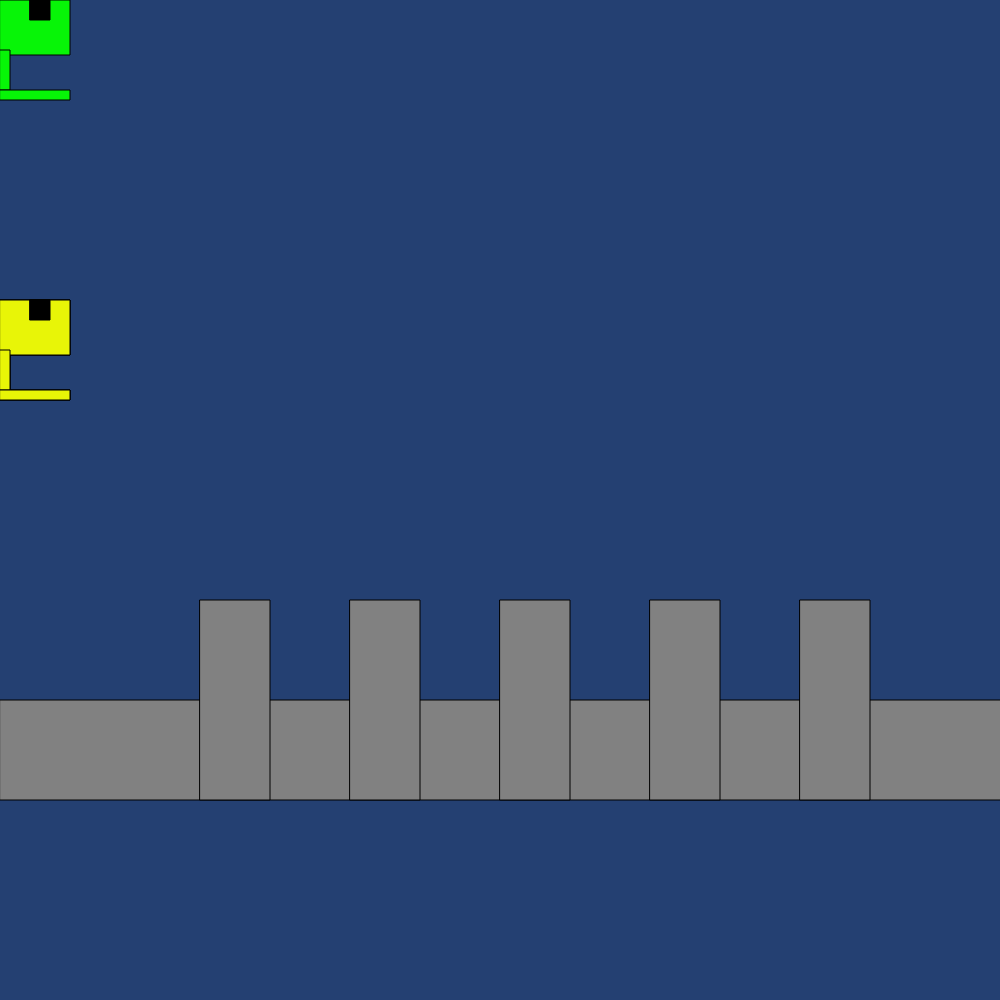
Frame 1 (no input)
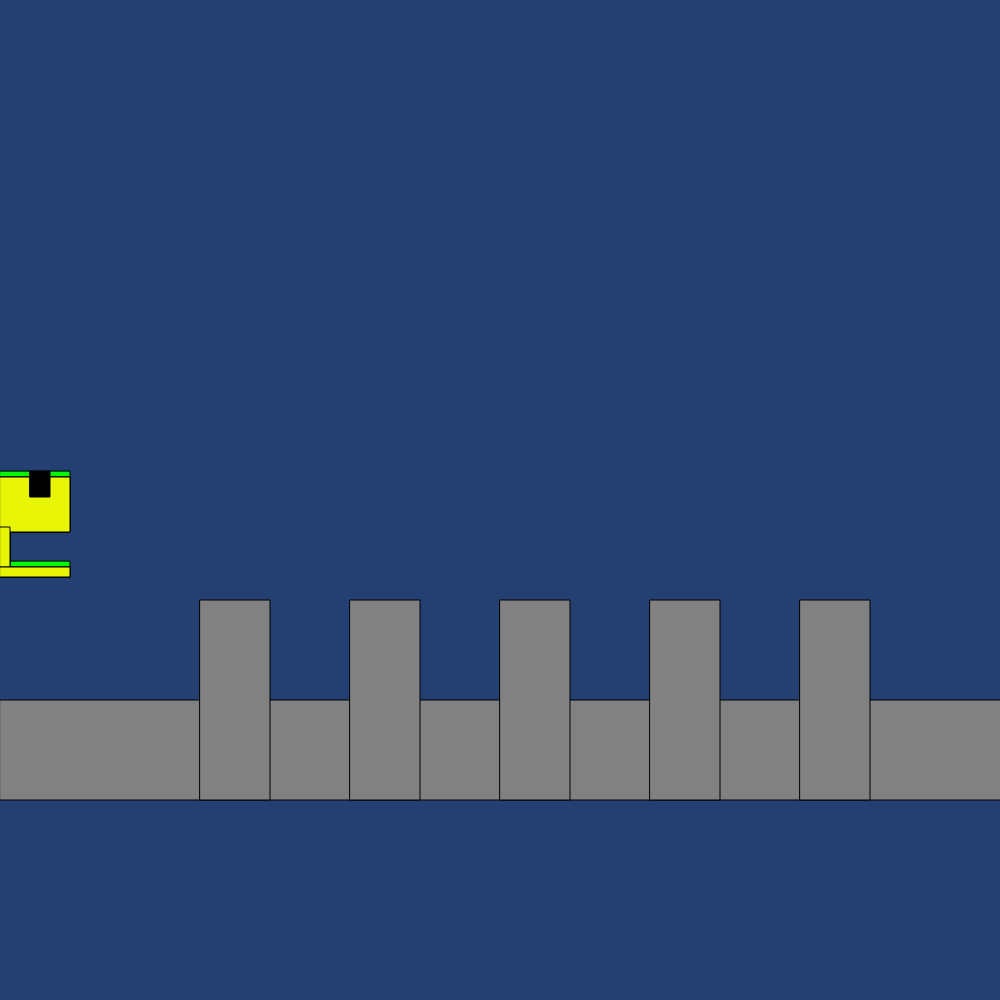
Frame 60 (no input)
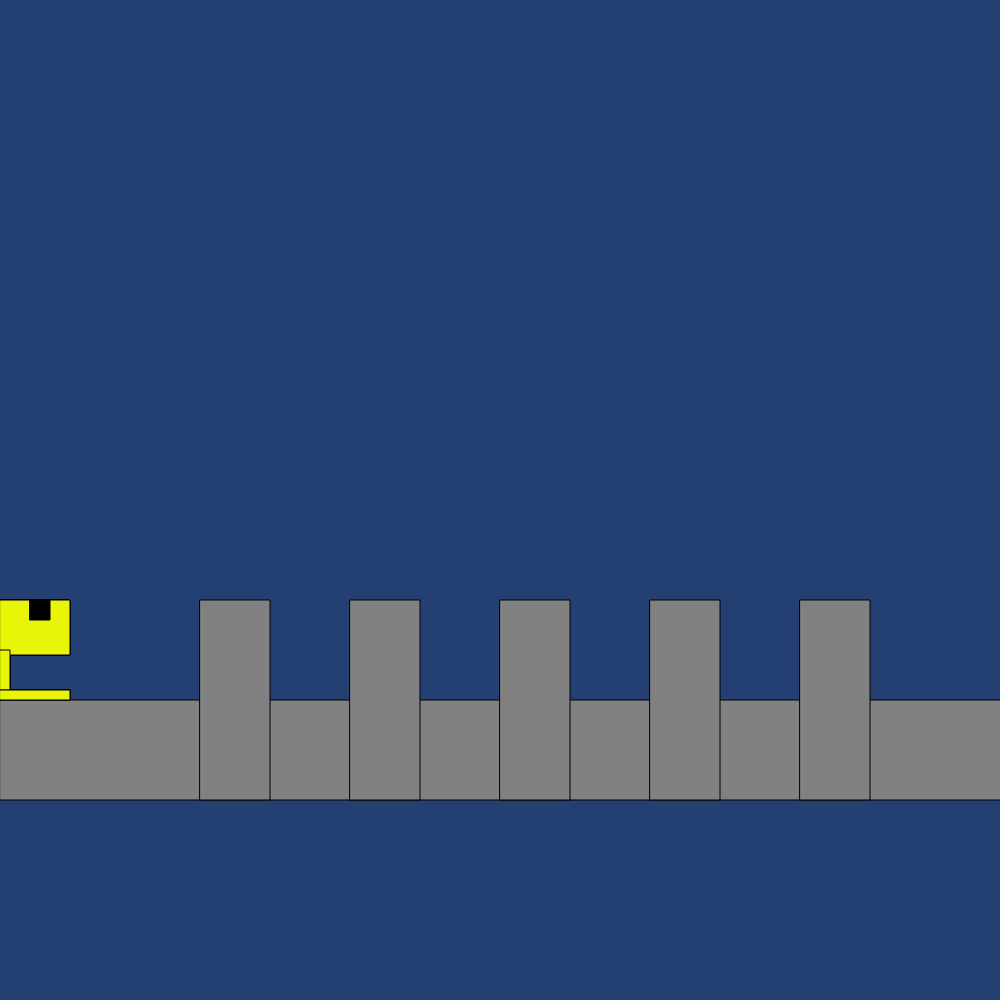
Frame 120 (the mouse pressed at the canvas centre since frame 60)

The p5.js sketch that drew these frames (run headless with seeded random() and noise() and a simulated clock; from frame 60 on, the mouse is pressed at the canvas centre):

// p5.js sketch
// ── sketch.js
var p1x = 0;
var p1y = 0;
var deltax = 0;
var deltay = 0;
var p2x = 0;
var p2y = 0;
var delta2x = 0;
var delta2y = 0;
var p3x = 0;
var p3y = 0;
var delta3x = 0;
var delta3y = 0;
var p4x = 0;
var p4y = 0;
var delta4x = 0;
var delta4y = 0;

function setup() {
  createCanvas(1000, 1000);
}

function draw() {
  background("rgb(36,64,114)");
  fill("rgb(7,245,7)");
  drawPlayer(p1x, p1y, 70, 100);
  p1x = p1x + deltax;
  p1y = p1y + deltay;

  deltay = deltay + 0.1;
  if (p1y > 600) {
    p1y = 600;
  }
  if (p1y < 300) {
    p1y = 300;
  }
  if (p1x < 0) {
    p1x = 0;
  }

  delta2y = delta2y + 0.1;
  if (p2y > 600) {
    p2y = 600;
  }
  if (p2y < 300) {
    p2y = 300;
  }
  if (p2x < 0) {
    p2x = 0;
  }

  delta3y = delta3y + 0.1;
  if (p3y > 600) {
    p3y = 600;
  }
  if (p3y < 300) {
    p3y = 300;
  }
  if (p3x < 0) {
    p3x = 0;
  }

  delta4y = delta4y + 0.1;
  if (p4y > 600) {
    p4y = 600;
  }
  if (p4y < 300) {
    p4y = 300;
  }
  if (p4x < 0) {
    p4x = 0;
  }

  fill("rgb(129,129,129)");
  rect(0, 700, 4000, 100);
  rect(200, 600, 70, 200);
  rect(350, 600, 70, 200);
  rect(500, 600, 70, 200);
  rect(650, 600, 70, 200);
  rect(800, 600, 70, 200);

  fill("rgb(245,7,7)");
  drawPlayer(p3x, p3y, 70, 100);
  p3x = p3x + delta3x;
  p3y = p3y + delta3y;
  fill("rgb(30,7,245)");
  drawPlayer(p4x, p4y, 70, 100);
  p4x = p4x + delta4x;
  p4y = p4y + delta4y;
  fill("rgb(232,245,7)");
  drawPlayer(p2x, p2y, 70, 100);
  p2x = p2x + delta2x;
  p2y = p2y + delta2y;
}

function keyPressed() {
  if (keyCode === RIGHT_ARROW) {
    deltax = 3;
  }
  if (keyCode === LEFT_ARROW) {
    deltax = -3;
  }
  if (keyCode === UP_ARROW) {
    deltay = -10;
  }

  if (key === "l") {
    delta2x = 3;
  }
  if (key === "j") {
    delta2x = -3;
  }
  if (key === "i") {
    delta2y = -10;
  }

  if (key === "d") {
    delta3x = 3;
  }
  if (key === "a") {
    delta3x = -3;
  }
  if (key === "w") {
    delta3y = -10;
  }

  if (key === "h") {
    delta4x = 3;
  }
  if (key === "f") {
    delta4x = -3;
  }
  if (key === "t") {
    delta4y = -10;
  }
}

function keyReleased() {
  if (keyCode === RIGHT_ARROW) {
    deltax = 0;
  }

  if (keyCode === LEFT_ARROW) {
    deltax = -0;
  }

  if (keyCode === UP_ARROW) {
    deltay = -0;
  }

  if (key === "l") {
    delta2x = 0;
  }
  if (key === "j") {
    delta2x = -0;
  }
  if (key === "i") {
    delta2y = -0;
  }

  if (key === "d") {
    delta3x = 0;
  }
  if (key === "a") {
    delta3x = -0;
  }
  if (key === "w") {
    delta3y = -0;
  }

  if (key === "h") {
    delta4x = 0;
  }
  if (key === "f") {
    delta4x = 0;
  }
  if (key === "t") {
    delta4y = 0;
  }
}

function drawPlayer(x, y) {
  rect(x, y, 70, 55);
  rect(x, y + 50, 10, 40)
  rect(x, y + 90, 70, 10)
  fill('black')
  rect(x + 30, y, 20, 20);

}
